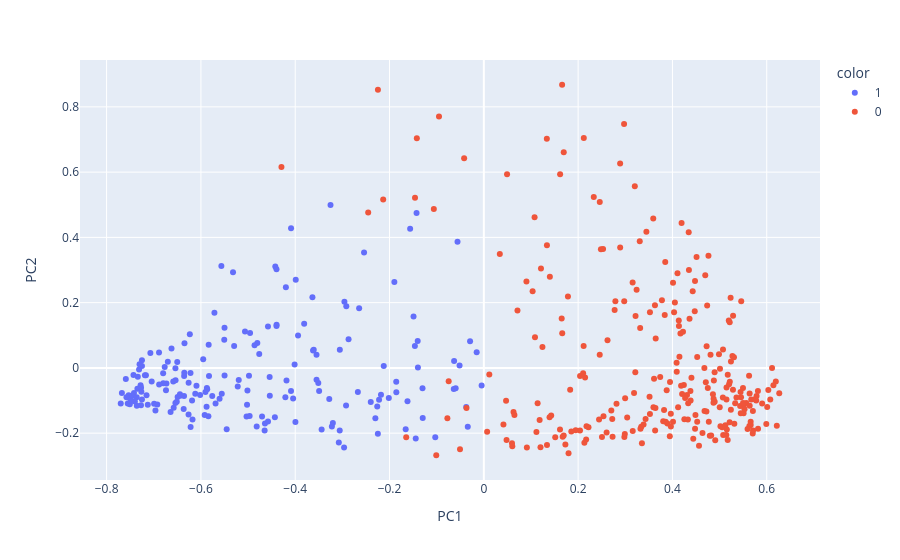

The notebook cell saved with this chart:
### Code cell
# Visualiser les classes
scatter_plot(New_df, cah_partition)

### Figure 1 — Plotly figure (JSON) as saved in the notebook; plotly's stock layout.template omitted (floating-point values rounded to 4 significant figures; data arrays with more than 128 entries replaced by an {"elided": "..."} marker saying what was removed)
{"data": [{"hovertemplate": "color=1<br>PC1=%{x}<br>PC2=%{y}<extra></extra>", "legendgroup": "1", "marker": {"color": "#636efa", "symbol": "circle"}, "mode": "markers", "name": "1", "orientation": "v", "showlegend": true, "type": "scatter", "x": {"elided": "183 float values"}, "xaxis": "x", "y": {"elided": "183 float values"}, "yaxis": "y"}, {"hovertemplate": "color=0<br>PC1=%{x}<br>PC2=%{y}<extra></extra>", "legendgroup": "0", "marker": {"color": "#EF553B", "symbol": "circle"}, "mode": "markers", "name": "0", "orientation": "v", "showlegend": true, "type": "scatter", "x": {"elided": "257 float values"}, "xaxis": "x", "y": {"elided": "257 float values"}, "yaxis": "y"}], "layout": {"legend": {"title": {"text": "color"}, "tracegroupgap": 0}, "margin": {"t": 60}, "xaxis": {"anchor": "y", "domain": [0, 1], "title": {"text": "PC1"}}, "yaxis": {"anchor": "x", "domain": [0, 1], "title": {"text": "PC2"}}}}
